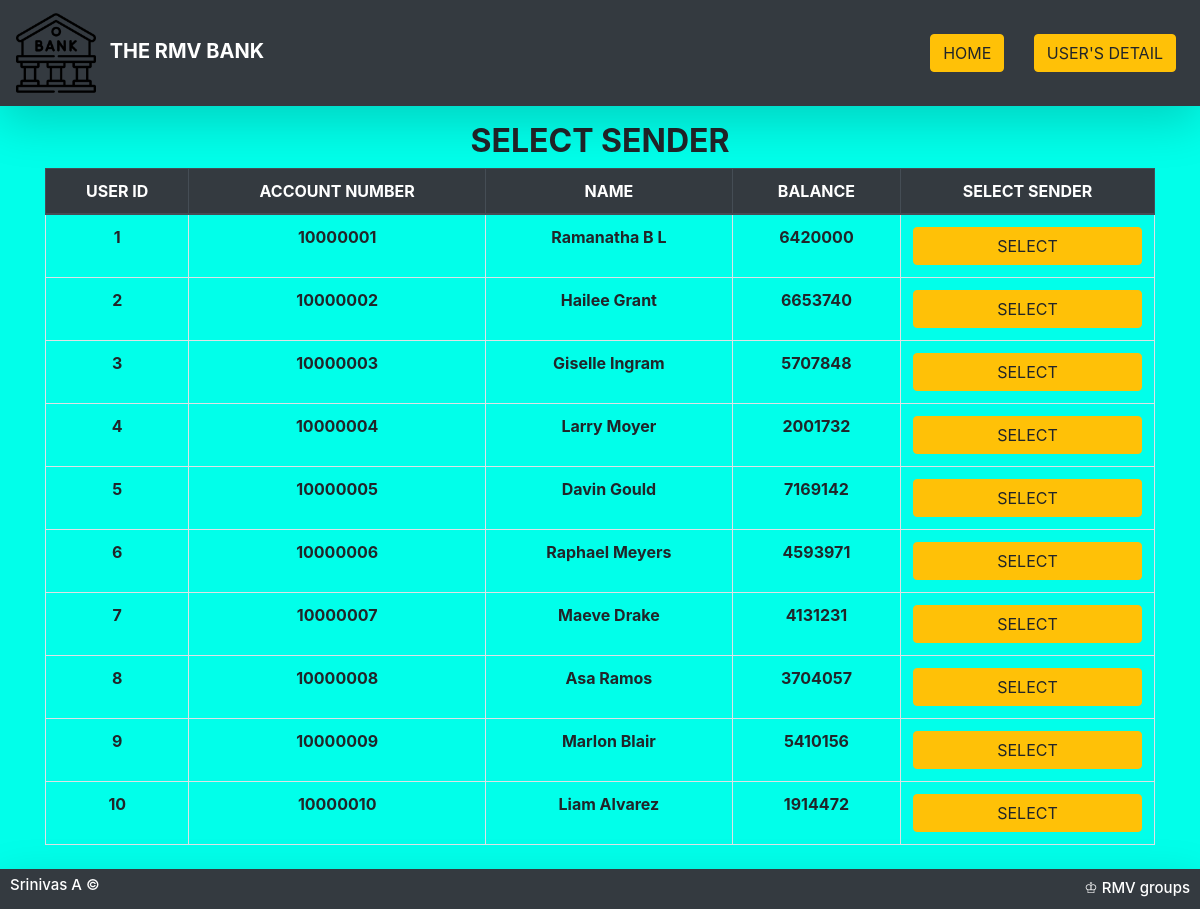
The app's page /sender.php with its own data.
### tables this page shows
CREATE TABLE `user` (
  `id` int(4) NOT NULL,
  `ac` varchar(10) NOT NULL,
  `name` varchar(20) NOT NULL,
  `no` varchar(20) NOT NULL,
  `email` varchar(30) NOT NULL,
  `amt` int(10) NOT NULL
);

### sender.php (the view, shortened to what this page needs)
<html>
<head>
  <link rel="stylesheet" href="https://stackpath.bootstrapcdn.com/bootstrap/4.3.1/css/bootstrap.min.css">
</head>
<body style="background-color:#01FFEA">
<nav class="navbar navbar-expand-lg navbar-dark bg-dark shadow-lg mb-3">
    <a href="#" class="navbar-brand">
      <img src="1.png" width="80" alt="" class="d-inline-block align-left mr-2">
      <span class="text-uppercase font-weight-bold">THE RMV BANK</span>
    </a>
     <div class="collapse navbar-collapse" id="navbarTogglerDemo02">
        <ul class="navbar-nav ml-auto">
        <li class="nav-item"><a href="index.php"> <button type="button" class="btn btn-warning m-2">HOME</button></a></li>
        <li class="nav-item"><a href="user.php"> <button type="button" class="btn btn-warning m-2">USER'S DETAIL</button></a></li>
      </ul>
    </div>
</nav>
<?php
$link=new mysqli("localhost","root","","bank") or die("DATA NOT FOUND");
$res=$link->query("select * from user");
?>
<div class="container text-center">
<h2><b>SELECT SENDER</b></h2>
<div class="table-responsive mb-5">
<table class='table table-hover table-bordered text-center'>
<thead class="thead-dark">
  <tr>
    <th scope="col">USER ID</th>
    <th scope="col">ACCOUNT NUMBER</th>
    <th scope="col">NAME</th>
    <th scope="col">BALANCE</th>
    <th scope="col">SELECT SENDER</th>
  </tr>
</thead>
<tbody>
<?php
while($row=$res->fetch_row())
{
?>
<tr>
<td><?php echo $row[0] ?></td>
<td><?php echo $row[1] ?></td>
<td><?php echo $row[2] ?></td>
<td><?php echo $row[5] ?></td>
<td><a href="receiver.php?id= <?php echo $row[0] ;?>"> <button type="submit" name="sub" class="btn btn-warning btn-block">SELECT</button></a>
</tr>
<?php
}
?>
</tbody>
</table>
</div>
</div>
<?php
include 'footer.php';
?>
</body>
</html>

### footer.php (shortened to what this page needs)
<html>
<head>
  <link rel="stylesheet" href="https://stackpath.bootstrapcdn.com/bootstrap/4.3.1/css/bootstrap.min.css">
</head>
<body>
<footer class="bg-dark shadow-lg">
			<h5>Srinivas A &#169;</h5>
			<h6>&#9812; RMV groups</h6>
		</footer>
</body>
<html>

### sender.php (style rules this page uses)
* { margin:0; padding:0; }
td { font-weight: bold; }

### footer.php (style rules this page uses)
footer { color: white; width: 100%; height: 40px; position :fixed; padding: 7px 10px; bottom: 0px; }
footer h5 { color: white; float: left; font-size: 15px; }
footer h6 { color: white; margin-top: 3px; float: right; font-size: 15px; }

### records on screen
user: id "1", ac "10000001", name "Ramanatha B L", amt "6420000"
user: id "2", ac "10000002", name "Hailee Grant", amt "6653740"
user: id "3", ac "10000003", name "Giselle Ingram", amt "5707848"
user: id "4", ac "10000004", name "Larry Moyer", amt "2001732"
user: id "5", ac "10000005", name "Davin Gould", amt "7169142"
user: id "6", ac "10000006", name "Raphael Meyers", amt "4593971"
user: id "7", ac "10000007", name "Maeve Drake", amt "4131231"
user: id "8", ac "10000008", name "Asa Ramos", amt "3704057"
user: id "9", ac "10000009", name "Marlon Blair", amt "5410156"
user: id "10", ac "10000010", name "Liam Alvarez", amt "1914472"
